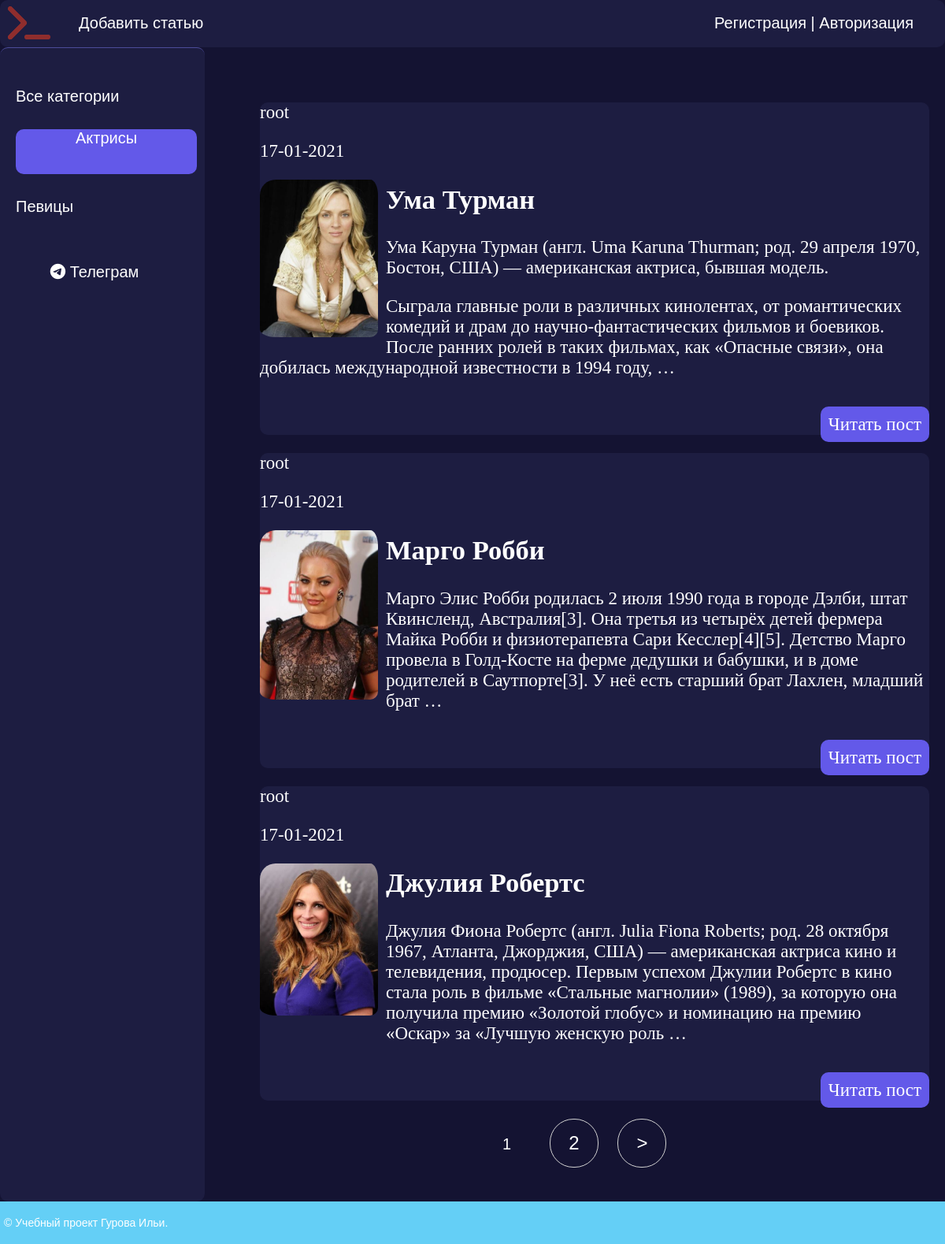
Screenshot of /category/aktrisy/ with the database file from the repository.
### women/models.py (models this page shows, shortened)
class Category(models.Model):
    name = models.CharField(max_length=100, db_index=True, verbose_name='Категория')
    slug = models.SlugField(max_length=255, unique=True, db_index=True, verbose_name='URL')
    def get_absolute_url(self):
        return reverse('category', kwargs={'cat_slug': self.slug})
    class Meta:
        verbose_name = 'Категорию'
        verbose_name_plural = 'Категории'
        ordering = ['id']

class Women(models.Model):
    title = models.CharField(max_length=255, verbose_name='Заголовок')
    slug = models.SlugField(max_length=255, unique=True, db_index=True, verbose_name='URL')
    content = models.TextField(blank=True,verbose_name='Содержание статьи')
    photo = models.ImageField(upload_to="photos/%Y/%m/%d/", verbose_name='Фото')
    time_create = models.DateTimeField(auto_now_add=True, verbose_name='Время публикации')
    time_update = models.DateTimeField(auto_now=True, verbose_name='Время редактирования')
    is_published = models.BooleanField(default=True,verbose_name='Публикация')
    cat = models.ForeignKey('Category', on_delete=models.PROTECT, verbose_name='Категория')
    author = models.ForeignKey(User, on_delete=models.CASCADE, verbose_name='Автор')
    def get_absolute_url(self):
        return reverse('post', kwargs={'post_slug': self.slug})
    class Meta:
        verbose_name = 'Известная женщина'
        verbose_name_plural = 'Известные женщины'
        ordering = ['-time_create']

### women/views.py (the view)
# urls.py: path('category/<slug:cat_slug>/', WomenCategory.as_view(), name='category'),
class WomenCategory(DataMixin, ListView):
    model = Women
    template_name = 'women/index.html'
    context_object_name = 'posts'
    allow_empty = False
    def get_queryset(self):
        return Women.objects.filter(cat__slug=self.kwargs['cat_slug'], is_published=True).select_related('cat')
    def get_context_data(self, *, object_list=None, **kwargs):
        context = super().get_context_data(**kwargs)
        c = Category.objects.get(slug=self.kwargs['cat_slug'])
        c_def = self.get_user_context(title='Категория - ' + str(c.name),
                                      cat_selected=c.pk)
        return {**context, **c_def}

### women/utils.py (called while the page is built)
    def get_user_context(self,**kwargs):
        context = kwargs
        cats = Category.objects.annotate(Count('women'))
        user_menu = menu.copy()
        if not self.request.user.is_authenticated:
            user_menu.pop(1)
        context['menu'] = user_menu
        context['cats'] = cats
        if 'cat_selected' not in context:
            context['cat_selected'] = 0
        return context

### women/templates/women/index.html (shortened to what this page needs)
{% extends 'women/base.html' %}
{% block content %}
<ul class="list-articles">
	{% for p in posts %}
		<li><div class="article_panel">
		<p id="author">{{p.author}} </p>
		<p id="post-date">{{p.time_update|date:"d-m-Y"}}</p>
		</div>
		{% if p.photo %}
			<p><img class="img-article-left thumb" src="{{p.photo.url}}"></p>
		{% endif %}
			<h2>{{p.title}}</h2>
	{% autoescape on %}
	{{p.content|linebreaks|truncatewords:50}}
	{% endautoescape %}
			<p class="link-read-post"><a href="{{ p.get_absolute_url }}">Читать пост</a></p>
			</li>
	{% endfor %}
</ul>
{% endblock %}

### women/templates/women/base.html (shortened to what this page needs)
{% load static %}
{% load women_tags %}
<!DOCTYPE html>
<html>
<head>
	<link type="text/css" href="{% static 'women/css/styles.css' %}" rel="stylesheet" />
</head>
<body>
<table class="table-page" border=0 cellpadding="0" cellspacing="0">
<tr><td valign=top>
{% block mainmenu %}
		<div class="header">
			<ul id="mainmenu" class="mainmenu">
			<li class="logo"><a href="{% url 'home' %}"><div class="logo"></div></a></li>
{% for m in menu %}
		<li><a href="{% url m.url_name %}">{{m.title}}</a></li>
{% endfor %}
			{% if request.user.is_authenticated %}
				<li class="last">{{ user.username }} | <a href="{%url 'logout'%}">Выйти</a></li>
			{% else %}
				<li	class="last"><a href="{% url 'register' %}">Регистрация</a> | <a href="{% url 'login' %}">Авторизация</a></li>
			{% endif %}
			</ul>
		</div>
{% endblock mainmenu %}
<table class="table-content" border=0 cellpadding="0" cellspacing="0">
<tr>
	<td valign="top" class="left-chapters">
	<ul id="leftchapters">
	{% if cat_selected == 0 %}
		<li class="selected">Все категории</li>
	{% else %}
		<li><a href="{% url 'home' %}"><div>Все категории</div></a></li>
	{% endif %}
	{% for c in cats %}
		{% if c.women__count > 0 %}
			{% if c.pk == cat_selected %}
				<li class="selected">{{c.name}}</li>
			{% else %}
				<li><a href="{{ c.get_absolute_url }}">{{c.name}}</a></li>
			{% endif %}
		{% endif %}
	{% endfor %}
		<li class="share">
			<a class="share-tg" href="https://t.me/ilyaguroff" target="_blank" rel="nofollow">
				<i class="fa-brands fa-telegram" style="color: #ffffff;"></i> Телеграм</a>
		</li>
	</ul>
</td>
<td valign="top" class="content">
	<div class="content-text">
{% block content %}
{% endblock %}
	</div>
{% if page_obj.has_other_pages %}
<nav class="list-pages">
	<ul>
		{% for p in paginator.page_range %}
			{% if page_obj.number == p %}
				<li class="page-num page-num-selected">{{p}}</li>
			{% elif p >= page_obj.number|add:-2 and p <= page_obj.number|add:2 %}
				<li class="page-num">
					<a href="?page={{p}}">{{p}}</a>
				</li>
			{% endif %}
		{% endfor %}
		{% if page_obj.has_next %}
		<li class="page-num">
			<a href="?page={{ page_obj.next_page_number }}">&gt;</a>
		</li>
		{% endif %}
	</ul>
</nav>
{% endif %}
</td></tr></table>
</td></tr>
<tr><td valign=top>
	<div id="footer">
		<p>&copy; Учебный проект Гурова Ильи.</p>
	</div>
</td></tr></table>
</body>
</html>

### women/static/women/css/styles.css (style rules this page uses)
html, body { font-family: 'Arial'; margin: 0; padding: 0; height: 100%; width: 100%; background: #141332; color:white; }
a { color: #0059b2; text-decoration: none; }
img { max-width: 600px; height: auto; border-radius:20px; }
img.img-article-left { max-width: 300px; height: auto; float: left; padding: 0 10px 10px 0; }
img.img-article-left.thumb { max-width: 150px; height: auto; }
p.link-read-post { text-align: right; }
p.link-read-post a { padding: 10px; min-width: 100px; background: #6359E9; border-radius:10px; color: white; text-decoration: none; }
#author { float:center; }
ul.list-articles { list-style: none; margin: 0; padding: 0; }
ul.list-articles li { background: #1D1D41; color:white; border-radius:10px; text-align:left; }
.table-page { width: 100%; height: 100%; vertical-align: top; }
.table-page tr { height: 100%; }
.header { border-radius: 10px; background: #1D1D41; height: 60px; }
.logo { background: url('../images/terminal-solid.svg') no-repeat 10px 5px; width: 70px; height: 60px; }
ul.mainmenu { list-style: none; margin: 0; padding: 0; height: 60px; font-size: 20px; overflow: hidden; }
ul.mainmenu li { float: left; margin: 18px 40px 0 30px; }
ul.mainmenu li.logo { margin: 0; }
ul.mainmenu li.last { float: right; }
ul.mainmenu li a { color: white; text-decoration: none; }
.table-content { width: 100%; min-height: 100%; height: 100%; }
.left-chapters { border-radius: 10px; border-top: 1px solid #4B4B99; margin: 0; background: #1D1D41; min-height: 100%; }
.left-chapters ul { width: 230px; min-height: 100%; margin: 0; padding: 20px 10px 10px 20px; list-style: none; font-size: 20px; }
.left-chapters ul li { margin: 30px 0 0 0; color: white; }
.left-chapters ul li.selected { display: block; text-align:center; color: white; background:#6359E9; border-radius:10px; width: 230px; height: 57px; }
.left-chapters ul li a { color: white; text-decoration: none; }
.left-chapters ul li.share { margin: 60px 0 0 0; }
.left-chapters ul li.share a { display: inline-block; width: 40px; height: 40px; margin: 0 20px 0 0; }
.left-chapters ul li.share a.share-tg { text-align:center; color: white; border-radius:10px; width: 200px; }
.content { padding: 40px 20px 20px 40px; width: 100%; box-sizing: border-box; }
.content-text { margin: 30px 0 0 30px; color: white; font-size: 23px; font-family: Yandex Sans Display Light; }
#footer { box-sizing: border-box; background: #64CFF6; padding: 5px; color: #fff; font-size: 14px; font-family: Verdana, Geneva, Arial, Helvetica; text-align: left; overflow: hidden; }
.list-pages { text-align: center; margin: 0 0 20px 0; }
.list-pages ul { margin: 20px 0 0 0; padding: 0; list-style: none; }
.list-pages ul li { display: inline-block; margin: 0 20px 0 0; }
.list-pages a { color: white; font-size: 24px; text-decoration: none; }
.list-pages .page-num, .page-num-selected { display: inline-block; width: 60px; height: 44px; padding: 16px 0 0 0; border: 1px solid #d0d0d0; border-radius: 30px; }
.list-pages .page-num-selected { border: none; color: white; font-size: 20px; }

### rows the page displays
Category: name "Актрисы"
Category: name "Певицы"
Women: author "root", time_update "17-01-2021", photo (picture), title "Ума Турман", content "Ума Каруна Турман (англ. Uma Karuna Thurman; род. 29 апреля 1970, Бостон, США) — американская актриса, бывшая модель. Сыграла главные роли в различных кинолентах, от романтических комедий и драм до научно-фантастических фильмов и боевиков. После ранних ролей в таких фильмах, как «Опасные связи», она добилась международной известности в 1994 году, …"
Women: author "root", time_update "17-01-2021", photo (picture), title "Марго Робби", content "Марго Элис Робби родилась 2 июля 1990 года в городе Дэлби, штат Квинсленд, Австралия[3]. Она третья из четырёх детей фермера Майка Робби и физиотерапевта Сари Кесслер[4][5]. Детство Марго провела в Голд-Косте на ферме дедушки и бабушки, и в доме родителей в Саутпорте[3]. У неё есть старший брат Лахлен, младший брат …"
Women: author "root", time_update "17-01-2021", photo (picture), title "Джулия Робертс", content "Джулия Фиона Робертс (англ. Julia Fiona Roberts; род. 28 октября 1967, Атланта, Джорджия, США) — американская актриса кино и телевидения, продюсер. Первым успехом Джулии Робертс в кино стала роль в фильме «Стальные магнолии» (1989), за которую она получила премию «Золотой глобус» и номинацию на премию «Оскар» за «Лучшую женскую роль …"

### other values shown
{{ m.title }} "Добавить статью"
{{ p }} "1"
{{ p }} "2"
